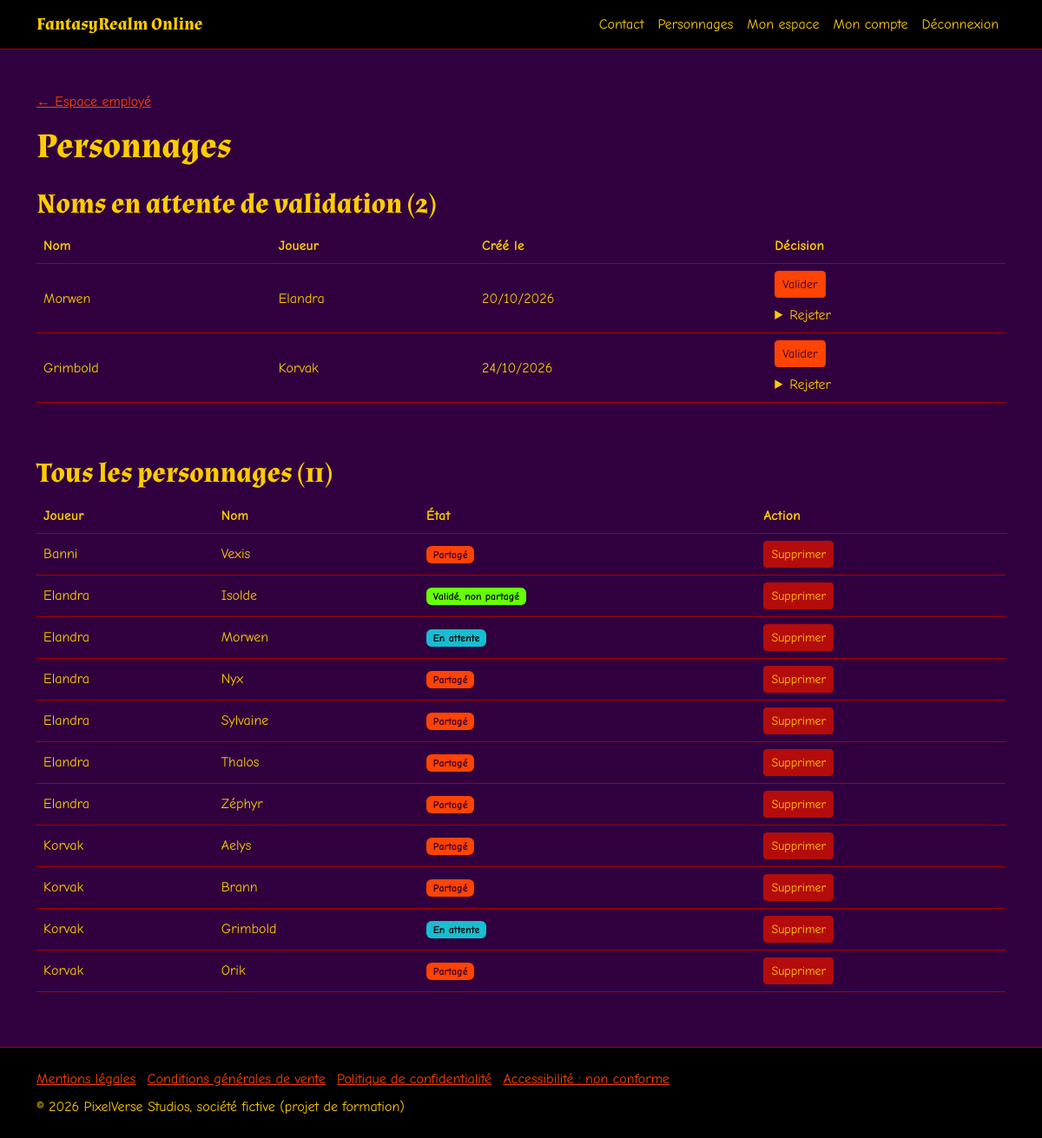
The app's page /employe/personnages (signed in) with its own data.
### tables this page shows
CREATE TABLE personnage (
    id_personnage INT NOT NULL AUTO_INCREMENT,
    nom VARCHAR(50) NOT NULL,
    genre VARCHAR(50) NOT NULL,
    couleur_peau VARCHAR(50) NOT NULL,
    couleur_yeux VARCHAR(50) NOT NULL,
    couleur_cheveux VARCHAR(50) NOT NULL,
    forme_yeux VARCHAR(50) NOT NULL,
    forme_nez VARCHAR(50) NOT NULL,
    forme_bouche VARCHAR(50) NOT NULL,
     
    coupe_cheveux VARCHAR(50) NOT NULL,
     
    partage BOOLEAN NOT NULL DEFAULT FALSE,
     
    autorise BOOLEAN NOT NULL DEFAULT FALSE,
     
    date_creation DATETIME NOT NULL DEFAULT CURRENT_TIMESTAMP,
    id_utilisateur INT NOT NULL,
    PRIMARY KEY (id_personnage),
     
    CONSTRAINT uq_personnage_nom UNIQUE (nom),
     
    CONSTRAINT fk_personnage_utilisateur FOREIGN KEY (id_utilisateur)
        REFERENCES utilisateur (id_utilisateur) ON DELETE CASCADE
);

CREATE TABLE utilisateur (
    id_utilisateur INT NOT NULL AUTO_INCREMENT,
    pseudo VARCHAR(50) NOT NULL,
     
    mail VARCHAR(255) NOT NULL,
     
    password VARCHAR(255) NOT NULL,
    suspendu BOOLEAN NOT NULL DEFAULT FALSE,
     
    motdepasse_a_modifier BOOLEAN NOT NULL DEFAULT FALSE,
     
    tentatives_echouees INT NOT NULL DEFAULT 0,
     
    bloque_jusqu_a DATETIME NULL DEFAULT NULL,
     
     
    date_demande_mdp DATETIME NULL DEFAULT NULL,
    id_role INT NOT NULL,
    PRIMARY KEY (id_utilisateur),
     
    CONSTRAINT uq_utilisateur_mail UNIQUE (mail),
    CONSTRAINT uq_utilisateur_pseudo UNIQUE (pseudo),
     
    CONSTRAINT fk_utilisateur_role FOREIGN KEY (id_role)
        REFERENCES role (id_role) ON DELETE RESTRICT
);

### app/Controllers/Controller.php (called while the page is built, shortened)
<?php
class Controller
{
    protected function afficher(string $vue, string $titre, array $donnees = []): void
    {
        require __DIR__ . '/../Views/layout.php';
    }
}

### app/Controllers/EmployeController.php (called while the page is built, shortened)
<?php
class EmployeController extends Controller
{
    public function personnages(): void
    {
        $modele = new Personnage();
        $this->afficher('employe-personnages', 'Personnages (employé)', [
            'enAttente' => $modele->listerEnAttente(),
            'tous' => $modele->listerTous(),
        ]);
    }
}

### app/Core/Router.php (called while the page is built, shortened)
<?php
class Router
{
    private array $routes;
    public function __construct(array $routes)
    {
        $this->routes = $routes;
    }
    public function traiterRequete(): void
    {
        $cle = $this->construireCle();
        $nomMethode = $this->routes[$cle][1];
        $controleur = new $nomClasse();
        $controleur->$nomMethode();
    }
    private function construireCle(): string
    {
        $methode = $_SERVER['REQUEST_METHOD'];
        $chemin = parse_url($_SERVER['REQUEST_URI'], PHP_URL_PATH);
        return $methode . ' ' . $chemin;
    }
}

### public/index.php (called while the page is built, shortened)
<?php
$modeDeveloppement = isset($_ENV['APP_ENV']) && $_ENV['APP_ENV'] === 'dev';
try {
    $routes = require __DIR__ . '/../config/routes.php';
    $routeur = new App\Core\Router($routes);
    $routeur->traiterRequete();
} catch (Throwable $e) {
    if ($modeDeveloppement) {
        throw $e;
    }
    error_log(get_class($e) . ' : ' . $e->getMessage() . ' (' . $e->getFile() . ':' . $e->getLine() . ')');
    ob_clean();
    http_response_code(500);
    require __DIR__ . '/../app/Views/erreur-serveur.php';
}

### app/Core/Database.php (called while the page is built, shortened)
<?php
class Database
{
    private static ?PDO $connexion = null;
    public static function connexion(): PDO
    {
        if (self::$connexion === null) {
            $dsn = 'mysql:host=' . $_ENV['DB_HOST'] . ';dbname=' . $_ENV['DB_NAME'] . ';charset=utf8mb4';
            self::$connexion = new PDO($dsn, $_ENV['DB_USER'], $_ENV['DB_PASSWORD'], [
                PDO::ATTR_ERRMODE => PDO::ERRMODE_EXCEPTION,
                PDO::ATTR_DEFAULT_FETCH_MODE => PDO::FETCH_ASSOC,
                PDO::ATTR_EMULATE_PREPARES => false,
            ]);
        }
        return self::$connexion;
    }
}

### app/Models/Personnage.php (called while the page is built, shortened)
<?php
class Personnage
{
    public function listerEnAttente(): array
    {
        $requete = Database::connexion()->query(
            'SELECT p.id_personnage, p.nom, p.date_creation, u.pseudo
             FROM personnage p
             JOIN utilisateur u ON u.id_utilisateur = p.id_utilisateur
             WHERE p.autorise = 0
             ORDER BY p.date_creation'
        );
        return $requete->fetchAll();
    }
    public function listerTous(): array
    {
        $requete = Database::connexion()->query(
            'SELECT p.id_personnage, p.nom, p.autorise, p.partage, u.pseudo
             FROM personnage p
             JOIN utilisateur u ON u.id_utilisateur = p.id_utilisateur
             ORDER BY u.pseudo, p.nom'
        );
        return $requete->fetchAll();
    }
}

### app/Views/pages/employe-personnages.php (the view, shortened to what this page needs)
<?php
$nombreEnAttente = count($donnees['enAttente']);
?>
<div class="container py-5">
    <p><a href="/espace-employe">← Espace employé</a></p>
    <h1>Personnages</h1>
    <section class="mt-4" aria-labelledby="titre-en-attente">
        <h2 id="titre-en-attente">Noms en attente de validation (<?= $nombreEnAttente ?>)</h2>
        <?php if ($nombreEnAttente === 0): ?>
            <p>Aucun nom à valider.</p>
        <?php else: ?>
            <div class="table-responsive">
                <table class="table align-middle">
                    <thead>
                        <tr>
                            <th scope="col">Nom</th>
                            <th scope="col">Joueur</th>
                            <th scope="col">Créé le</th>
                            <th scope="col">Décision</th>
                        </tr>
                    </thead>
                    <tbody>
                        <?php foreach ($donnees['enAttente'] as $personnage): ?>
                            <?php
                            $nom = htmlspecialchars($personnage['nom']);
                            ?>
                            <tr>
                                <td><?= $nom ?></td>
                                <td><?= htmlspecialchars($personnage['pseudo']) ?></td>
                                <td><?= htmlspecialchars(date('d/m/Y', strtotime($personnage['date_creation']))) ?></td>
                                <td>
                                    <form method="post" action="/employe/personnage/valider" class="d-inline">
                                        <button type="submit" class="btn btn-sm btn-primary">Valider<span class="visually-hidden"> <?= $nom ?></span></button>
                                    </form>
                                    <details class="mt-2">
                                        <summary>Rejeter<span class="visually-hidden"> <?= $nom ?></span></summary>
                                    </details>
                                </td>
                            </tr>
                        <?php endforeach; ?>
                    </tbody>
                </table>
            </div>
        <?php endif; ?>
    </section>
    <section class="mt-5" aria-labelledby="titre-tous">
        <h2 id="titre-tous">Tous les personnages (<?= count($donnees['tous']) ?>)</h2>
        <div class="table-responsive">
            <table class="table align-middle">
                <thead>
                    <tr>
                        <th scope="col">Joueur</th>
                        <th scope="col">Nom</th>
                        <th scope="col">État</th>
                        <th scope="col">Action</th>
                    </tr>
                </thead>
                <tbody>
                    <?php foreach ($donnees['tous'] as $personnage): ?>
                        <?php
                        $nom = htmlspecialchars($personnage['nom']);
                        ?>
                        <tr>
                            <td><?= htmlspecialchars($personnage['pseudo']) ?></td>
                            <td><?= $nom ?></td>
                            <td>
                                <?php if (!$personnage['autorise']): ?>
                                    <span class="badge badge-attente">En attente</span>
                                <?php elseif ($personnage['partage']): ?>
                                    <span class="badge badge-partage">Partagé</span>
                                <?php else: ?>
                                    <span class="badge badge-valide">Validé, non partagé</span>
                                <?php endif; ?>
                            </td>
                            <td>
                                <form method="post" action="/employe/personnage/supprimer"
                                      data-confirmation="Supprimer définitivement « <?= $nom ?> » ? Ses avis seront supprimés aussi.">
                                    <button type="submit" class="btn btn-sm btn-outline-danger">Supprimer<span class="visually-hidden"> <?= $nom ?></span></button>
                                </form>
                            </td>
                        </tr>
                    <?php endforeach; ?>
                </tbody>
            </table>
        </div>
    </section>
</div>

### public/css/style.css (style rules this page uses)
:root { --couleur-fond: #30013e; --couleur-surface: #000000; --couleur-texte: #ffcc00; --couleur-bordure: #aa0000; --couleur-champ-fond: #000000; --couleur-bordure-champ: #ff4300; --couleur-primaire: #ff4300; --couleur-sur-primaire: #30013e; --couleur-secondaire: #aa0000; --couleur-sur-secondaire: #ffcc00; --couleur-focus: #ffcc00; --couleur-erreur: #b40c0c; --couleur-sur-erreur: #ffcc00; --couleur-succes: #66ff07; --couleur-avertissement: #18bdd0; --couleur-sur-etat: #000000; --couleur-avatar-fond: #ffcc00; --couleur-avatar-defaut: #9e9e9e; --couleur-lien-rgb: 255, 67, 0; --couleur-lien-survol-rgb: 255, 204, 0; --police-texte: "Comic Sans MS", "Comic Neue", "Comic Sans", "Chalkboard SE", cursive; --police-titre: "Almendra", Georgia, serif; }
:root { --bs-body-bg: var(--couleur-fond); --bs-body-color: var(--couleur-texte); --bs-body-font-family: var(--police-texte); --bs-emphasis-color: var(--couleur-texte); --bs-secondary-color: var(--couleur-texte); --bs-secondary-bg: var(--couleur-surface); --bs-border-color: var(--couleur-bordure); --bs-link-color-rgb: var(--couleur-lien-rgb); --bs-link-hover-color-rgb: var(--couleur-lien-survol-rgb); --bs-link-color: rgb(var(--couleur-lien-rgb)); --bs-link-hover-color: rgb(var(--couleur-lien-survol-rgb)); --bs-form-invalid-color: var(--couleur-sur-erreur); --bs-form-invalid-border-color: var(--couleur-sur-erreur); }
h1, h2, h3 { font-family: var(--police-titre); font-weight: 700; }
.btn-primary { --bs-btn-color: var(--couleur-sur-primaire); --bs-btn-bg: var(--couleur-primaire); --bs-btn-border-color: var(--couleur-primaire); --bs-btn-hover-color: var(--couleur-sur-secondaire); --bs-btn-hover-bg: var(--couleur-secondaire); --bs-btn-hover-border-color: var(--couleur-secondaire); --bs-btn-active-color: var(--couleur-sur-secondaire); --bs-btn-active-bg: var(--couleur-secondaire); --bs-btn-active-border-color: var(--couleur-secondaire); }
.btn-danger, .btn-outline-danger { --bs-btn-color: var(--couleur-sur-erreur); --bs-btn-bg: var(--couleur-erreur); --bs-btn-border-color: var(--couleur-erreur); --bs-btn-hover-color: var(--couleur-erreur); --bs-btn-hover-bg: var(--couleur-sur-erreur); --bs-btn-hover-border-color: var(--couleur-sur-erreur); --bs-btn-active-color: var(--couleur-erreur); --bs-btn-active-bg: var(--couleur-sur-erreur); --bs-btn-active-border-color: var(--couleur-sur-erreur); }
.badge-attente { background-color: var(--couleur-avertissement); color: var(--couleur-sur-etat); }
.badge-valide { background-color: var(--couleur-succes); color: var(--couleur-sur-etat); }
.badge-partage { background-color: var(--couleur-primaire); color: var(--couleur-sur-primaire); }
.table-responsive { position: relative; }
.badge { white-space: normal; }

### records on screen
personnage: nom "Morwen", id_utilisateur.pseudo "Elandra", date_creation "20/10/2026", autorise "En attente"
personnage: nom "Grimbold", id_utilisateur.pseudo "Korvak", date_creation "24/10/2026", autorise "En attente"
personnage: id_utilisateur.pseudo "Banni", nom "Vexis", autorise "Partagé"
personnage: id_utilisateur.pseudo "Elandra", nom "Isolde", autorise "Validé, non partagé"
personnage: id_utilisateur.pseudo "Elandra", nom "Nyx", autorise "Partagé"
personnage: id_utilisateur.pseudo "Elandra", nom "Sylvaine", autorise "Partagé"
personnage: id_utilisateur.pseudo "Elandra", nom "Thalos", autorise "Partagé"
personnage: id_utilisateur.pseudo "Elandra", nom "Zéphyr", autorise "Partagé"
personnage: id_utilisateur.pseudo "Korvak", nom "Aelys", autorise "Partagé"
personnage: id_utilisateur.pseudo "Korvak", nom "Brann", autorise "Partagé"
personnage: id_utilisateur.pseudo "Korvak", nom "Orik", autorise "Partagé"

### other values on screen
$texte "Contact"
$texte "Personnages"
$texte "Mon espace"
$texte "Mon compte"
$nombreEnAttente "2"
count($donnees['tous']) "11"
$texte "Mentions légales"
$texte "Conditions générales de vente"
$texte "Politique de confidentialité"
$texte "Accessibilité : non conforme"
